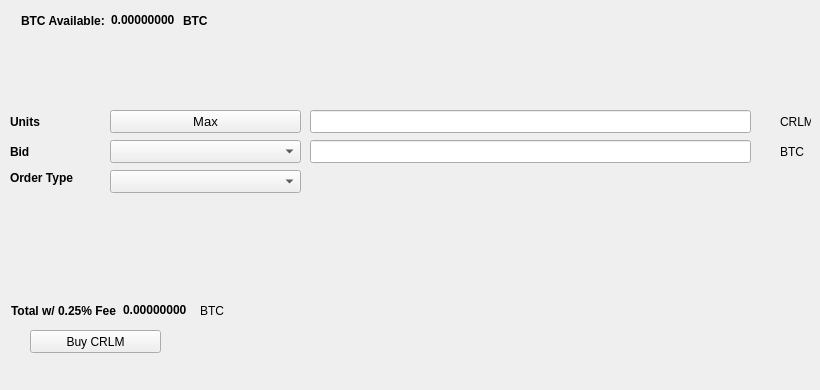
   <widget class="QWidget" name="BuyTab">
    <attribute name="title">
     <string>Buy</string>
    </attribute>
    <widget class="QPushButton" name="BuyCRLM">
     <property name="geometry">
      <rect>
       <x>30</x>
       <y>330</y>
       <width>131</width>
       <height>23</height>
      </rect>
     </property>
     <property name="text">
      <string>Buy CRLM</string>
     </property>
     <property name="icon">
      <iconset resource="../corallium.qrc">
       <normaloff>:/icons/bitcoin</normaloff>:/icons/bitcoin</iconset>
     </property>
    </widget>
    <widget class="QLabel" name="label_3">
     <property name="geometry">
      <rect>
       <x>10</x>
       <y>110</y>
       <width>46</width>
       <height>23</height>
      </rect>
     </property>
     <property name="font">
      <font>
       <weight>75</weight>
       <bold>true</bold>
      </font>
     </property>
     <property name="text">
      <string>Units</string>
     </property>
    </widget>
    <widget class="QLineEdit" name="UnitsInput">
     <property name="geometry">
      <rect>
       <x>310</x>
       <y>110</y>
       <width>441</width>
       <height>23</height>
      </rect>
     </property>
     <property name="font">
      <font>
       <pointsize>9</pointsize>
       <weight>75</weight>
       <bold>true</bold>
      </font>
     </property>
    </widget>
    <widget class="QLineEdit" name="BuyBidPriceEdit">
     <property name="geometry">
      <rect>
       <x>310</x>
       <y>140</y>
       <width>441</width>
       <height>23</height>
      </rect>
     </property>
     <property name="font">
      <font>
       <pointsize>9</pointsize>
       <weight>75</weight>
       <bold>true</bold>
      </font>
     </property>
    </widget>
    <widget class="QLabel" name="label_4">
     <property name="geometry">
      <rect>
       <x>780</x>
       <y>110</y>
       <width>31</width>
       <height>23</height>
      </rect>
     </property>
     <property name="text">
      <string>CRLM</string>
     </property>
    </widget>
    <widget class="QLabel" name="label_5">
     <property name="geometry">
      <rect>
       <x>780</x>
       <y>140</y>
       <width>31</width>
       <height>23</height>
      </rect>
     </property>
     <property name="text">
      <string>BTC</string>
     </property>
    </widget>
    <widget class="QLabel" name="label_6">
     <property name="geometry">
      <rect>
       <x>10</x>
       <y>140</y>
       <width>46</width>
       <height>23</height>
      </rect>
     </property>
     <property name="font">
      <font>
       <weight>75</weight>
       <bold>true</bold>
      </font>
     </property>
     <property name="text">
      <string>Bid</string>
     </property>
    </widget>
    <widget class="QLabel" name="label_7">
     <property name="geometry">
      <rect>
       <x>10</x>
       <y>170</y>
       <width>91</width>
       <height>16</height>
      </rect>
     </property>
     <property name="font">
      <font>
       <weight>75</weight>
       <bold>true</bold>
      </font>
     </property>
     <property name="text">
      <string>Order Type</string>
     </property>
    </widget>
    <widget class="QPushButton" name="Buy_Max_Amount">
     <property name="geometry">
      <rect>
       <x>110</x>
       <y>110</y>
       <width>191</width>
       <height>23</height>
      </rect>
     </property>
     <property name="font">
      <font>
       <pointsize>10</pointsize>
      </font>
     </property>
     <property name="text">
      <string>Max</string>
     </property>
    </widget>
    <widget class="QComboBox" name="BuyBidcomboBox">
     <property name="geometry">
      <rect>
       <x>110</x>
       <y>140</y>
       <width>191</width>
       <height>23</height>
      </rect>
     </property>
     <property name="font">
      <font>
       <pointsize>10</pointsize>
      </font>
     </property>
    </widget>
    <widget class="QComboBox" name="buyOrdertypeCombo">
     <property name="geometry">
      <rect>
       <x>110</x>
       <y>170</y>
       <width>191</width>
       <height>23</height>
      </rect>
     </property>
     <property name="font">
      <font>
       <pointsize>10</pointsize>
      </font>
     </property>
    </widget>
    <widget class="QWidget" name="layoutWidget1">
     <property name="geometry">
      <rect>
       <x>21</x>
       <y>11</y>
       <width>227</width>
       <height>19</height>
      </rect>
     </property>
     <layout class="QHBoxLayout" name="horizontalLayout_3">
      <item>
       <widget class="QLabel" name="label232">
        <property name="font">
         <font>
          <weight>75</weight>
          <bold>true</bold>
         </font>
        </property>
        <property name="text">
         <string>BTC Available:</string>
        </property>
       </widget>
      </item>
      <item>
       <widget class="QLabel" name="BtcAvailableLbl">
        <property name="palette">
         <palette>
          <active>
           <colorrole role="WindowText">
            <brush brushstyle="SolidPattern">
             <color alpha="255">
              <red>0</red>
              <green>0</green>
              <blue>0</blue>
             </color>
            </brush>
           </colorrole>
           <colorrole role="Button">
            <brush brushstyle="SolidPattern">
             <color alpha="255">
              <red>0</red>
              <green>170</green>
              <blue>0</blue>
             </color>
            </brush>
           </colorrole>
           <colorrole role="Light">
            <brush brushstyle="SolidPattern">
             <color alpha="255">
              <red>0</red>
              <green>255</green>
              <blue>0</blue>
             </color>
            </brush>
           </colorrole>
           <colorrole role="Midlight">
            <brush brushstyle="SolidPattern">
             <color alpha="255">
              <red>0</red>
              <green>212</green>
              <blue>0</blue>
             </color>
            </brush>
           </colorrole>
           <colorrole role="Dark">
            <brush brushstyle="SolidPattern">
             <color alpha="255">
              <red>0</red>
              <green>85</green>
              <blue>0</blue>
             </color>
            </brush>
           </colorrole>
           <colorrole role="Mid">
            <brush brushstyle="SolidPattern">
             <color alpha="255">
              <red>0</red>
              <green>113</green>
              <blue>0</blue>
             </color>
            </brush>
           </colorrole>
           <colorrole role="Text">
            <brush brushstyle="SolidPattern">
             <color alpha="255">
              <red>0</red>
              <green>170</green>
              <blue>0</blue>
             </color>
            </brush>
           </colorrole>
           <colorrole role="BrightText">
            <brush brushstyle="SolidPattern">
             <color alpha="255">
              <red>255</red>
              <green>255</green>
              <blue>255</blue>
             </color>
            </brush>
           </colorrole>
           <colorrole role="ButtonText">
            <brush brushstyle="SolidPattern">
             <color alpha="255">
              <red>0</red>
              <green>0</green>
              <blue>0</blue>
             </color>
            </brush>
           </colorrole>
           <colorrole role="Base">
            <brush brushstyle="SolidPattern">
             <color alpha="255">
              <red>255</red>
              <green>255</green>
              <blue>255</blue>
             </color>
            </brush>
           </colorrole>
           <colorrole role="Window">
            <brush brushstyle="SolidPattern">
             <color alpha="255">
              <red>0</red>
              <green>170</green>
              <blue>0</blue>
             </color>
            </brush>
           </colorrole>
           <colorrole role="Shadow">
            <brush brushstyle="SolidPattern">
             <color alpha="255">
              <red>0</red>
              <green>0</green>
              <blue>0</blue>
             </color>
            </brush>
           </colorrole>
           <colorrole role="AlternateBase">
            <brush brushstyle="SolidPattern">
             <color alpha="255">
              <red>127</red>
              <green>212</green>
              <blue>127</blue>
             </color>
            </brush>
           </colorrole>
           <colorrole role="ToolTipBase">
            <brush brushstyle="SolidPattern">
             <color alpha="255">
              <red>255</red>
              <green>255</green>
              <blue>220</blue>
             </color>
            </brush>
           </colorrole>
           <colorrole role="ToolTipText">
            <brush brushstyle="SolidPattern">
             <color alpha="255">
              <red>0</red>
              <green>0</green>
              <blue>0</blue>
             </color>
            </brush>
           </colorrole>
          </active>
          <inactive>
           <colorrole role="WindowText">
            <brush brushstyle="SolidPattern">
             <color alpha="255">
              <red>0</red>
              <green>0</green>
              <blue>0</blue>
             </color>
            </brush>
           </colorrole>
           <colorrole role="Button">
            <brush brushstyle="SolidPattern">
             <color alpha="255">
              <red>0</red>
              <green>170</green>
              <blue>0</blue>
             </color>
            </brush>
           </colorrole>
           <colorrole role="Light">
            <brush brushstyle="SolidPattern">
             <color alpha="255">
              <red>0</red>
              <green>255</green>
              <blue>0</blue>
             </color>
            </brush>
           </colorrole>
           <colorrole role="Midlight">
            <brush brushstyle="SolidPattern">
             <color alpha="255">
              <red>0</red>
              <green>212</green>
              <blue>0</blue>
             </color>
            </brush>
           </colorrole>
           <colorrole role="Dark">
            <brush brushstyle="SolidPattern">
             <color alpha="255">
              <red>0</red>
              <green>85</green>
              <blue>0</blue>
             </color>
            </brush>
           </colorrole>
           <colorrole role="Mid">
            <brush brushstyle="SolidPattern">
             <color alpha="255">
              <red>0</red>
              <green>113</green>
              <blue>0</blue>
             </color>
            </brush>
           </colorrole>
           <colorrole role="Text">
            <brush brushstyle="SolidPattern">
             <color alpha="255">
              <red>0</red>
              <green>170</green>
              <blue>0</blue>
             </color>
            </brush>
           </colorrole>
           <colorrole role="BrightText">
            <brush brushstyle="SolidPattern">
             <color alpha="255">
              <red>255</red>
              <green>255</green>
              <blue>255</blue>
             </color>
            </brush>
           </colorrole>
           <colorrole role="ButtonText">
            <brush brushstyle="SolidPattern">
             <color alpha="255">
              <red>0</red>
              <green>0</green>
              <blue>0</blue>
             </color>
            </brush>
           </colorrole>
           <colorrole role="Base">
            <brush brushstyle="SolidPattern">
             <color alpha="255">
              <red>255</red>
              <green>255</green>
              <blue>255</blue>
             </color>
            </brush>
           </colorrole>
           <colorrole role="Window">
            <brush brushstyle="SolidPattern">
             <color alpha="255">
              <red>0</red>
              <green>170</green>
              <blue>0</blue>
             </color>
            </brush>
           </colorrole>
           <colorrole role="Shadow">
            <brush brushstyle="SolidPattern">
             <color alpha="255">
              <red>0</red>
              <green>0</green>
              <blue>0</blue>
             </color>
            </brush>
           </colorrole>
           <colorrole role="AlternateBase">
            <brush brushstyle="SolidPattern">
             <color alpha="255">
              <red>127</red>
              <green>212</green>
              <blue>127</blue>
             </color>
            </brush>
           </colorrole>
           <colorrole role="ToolTipBase">
            <brush brushstyle="SolidPattern">
             <color alpha="255">
              <red>255</red>
              <green>255</green>
              <blue>220</blue>
             </color>
            </brush>
           </colorrole>
           <colorrole role="ToolTipText">
            <brush brushstyle="SolidPattern">
             <color alpha="255">
              <red>0</red>
              <green>0</green>
              <blue>0</blue>
             </color>
            </brush>
           </colorrole>
          </inactive>
          <disabled>
           <colorrole role="WindowText">
            <brush brushstyle="SolidPattern">
             <color alpha="255">
              <red>0</red>
              <green>85</green>
              <blue>0</blue>
             </color>
            </brush>
           </colorrole>
           <colorrole role="Button">
            <brush brushstyle="SolidPattern">
             <color alpha="255">
              <red>0</red>
              <green>170</green>
              <blue>0</blue>
             </color>
            </brush>
           </colorrole>
           <colorrole role="Light">
            <brush brushstyle="SolidPattern">
             <color alpha="255">
              <red>0</red>
              <green>255</green>
              <blue>0</blue>
             </color>
            </brush>
           </colorrole>
           <colorrole role="Midlight">
            <brush brushstyle="SolidPattern">
             <color alpha="255">
              <red>0</red>
              <green>212</green>
              <blue>0</blue>
             </color>
            </brush>
           </colorrole>
           <colorrole role="Dark">
            <brush brushstyle="SolidPattern">
             <color alpha="255">
              <red>0</red>
              <green>85</green>
              <blue>0</blue>
             </color>
            </brush>
           </colorrole>
           <colorrole role="Mid">
            <brush brushstyle="SolidPattern">
             <color alpha="255">
              <red>0</red>
              <green>113</green>
              <blue>0</blue>
             </color>
            </brush>
           </colorrole>
           <colorrole role="Text">
            <brush brushstyle="SolidPattern">
             <color alpha="255">
              <red>0</red>
              <green>85</green>
              <blue>0</blue>
             </color>
            </brush>
           </colorrole>
           <colorrole role="BrightText">
            <brush brushstyle="SolidPattern">
             <color alpha="255">
              <red>255</red>
              <green>255</green>
              <blue>255</blue>
             </color>
            </brush>
           </colorrole>
           <colorrole role="ButtonText">
            <brush brushstyle="SolidPattern">
             <color alpha="255">
              <red>0</red>
              <green>85</green>
              <blue>0</blue>
             </color>
            </brush>
           </colorrole>
           <colorrole role="Base">
            <brush brushstyle="SolidPattern">
             <color alpha="255">
              <red>0</red>
              <green>170</green>
              <blue>0</blue>
             </color>
            </brush>
           </colorrole>
           <colorrole role="Window">
            <brush brushstyle="SolidPattern">
             <color alpha="255">
              <red>0</red>
              <green>170</green>
              <blue>0</blue>
             </color>
            </brush>
           </colorrole>
           <colorrole role="Shadow">
            <brush brushstyle="SolidPattern">
             <color alpha="255">
              <red>0</red>
              <green>0</green>
              <blue>0</blue>
             </color>
            </brush>
           </colorrole>
           <colorrole role="AlternateBase">
            <brush brushstyle="SolidPattern">
             <color alpha="255">
              <red>0</red>
              <green>170</green>
              <blue>0</blue>
             </color>
            </brush>
           </colorrole>
           <colorrole role="ToolTipBase">
            <brush brushstyle="SolidPattern">
             <color alpha="255">
              <red>255</red>
              <green>255</green>
              <blue>220</blue>
             </color>
            </brush>
           </colorrole>
           <colorrole role="ToolTipText">
            <brush brushstyle="SolidPattern">
             <color alpha="255">
              <red>0</red>
              <green>0</green>
              <blue>0</blue>
             </color>
            </brush>
           </colorrole>
          </disabled>
         </palette>
        </property>
        <property name="font">
         <font>
          <weight>75</weight>
          <bold>true</bold>
         </font>
        </property>
        <property name="text">
         <string>0.00000000</string>
        </property>
        <property name="textInteractionFlags">
         <set>Qt::LinksAccessibleByMouse|Qt::TextSelectableByKeyboard|Qt::TextSelectableByMouse</set>
        </property>
       </widget>
      </item>
      <item>
       <widget class="QLabel" name="BtcAvailableLbl_2">
        <property name="font">
         <font>
          <weight>75</weight>
          <bold>true</bold>
         </font>
        </property>
        <property name="text">
         <string>BTC</string>
        </property>
       </widget>
      </item>
     </layout>
    </widget>
    <widget class="QWidget" name="layoutWidge2">
     <property name="geometry">
      <rect>
       <x>11</x>
       <y>301</y>
       <width>259</width>
       <height>19</height>
      </rect>
     </property>
     <layout class="QHBoxLayout" name="horizontalLayout_4">
      <item>
       <widget class="QLabel" name="label_9">
        <property name="font">
         <font>
          <weight>75</weight>
          <bold>true</bold>
         </font>
        </property>
        <property name="text">
         <string>Total w/ 0.25% Fee</string>
        </property>
       </widget>
      </item>
      <item>
       <widget class="QLabel" name="BuyCostLabel">
        <property name="palette">
         <palette>
          <active>
           <colorrole role="WindowText">
            <brush brushstyle="SolidPattern">
             <color alpha="255">
              <red>0</red>
              <green>0</green>
              <blue>0</blue>
             </color>
            </brush>
           </colorrole>
           <colorrole role="Button">
            <brush brushstyle="SolidPattern">
             <color alpha="255">
              <red>0</red>
              <green>170</green>
              <blue>0</blue>
             </color>
            </brush>
           </colorrole>
           <colorrole role="Light">
            <brush brushstyle="SolidPattern">
             <color alpha="255">
              <red>0</red>
              <green>255</green>
              <blue>0</blue>
             </color>
            </brush>
           </colorrole>
           <colorrole role="Midlight">
            <brush brushstyle="SolidPattern">
             <color alpha="255">
              <red>0</red>
              <green>212</green>
              <blue>0</blue>
             </color>
            </brush>
           </colorrole>
           <colorrole role="Dark">
            <brush brushstyle="SolidPattern">
             <color alpha="255">
              <red>0</red>
              <green>85</green>
              <blue>0</blue>
             </color>
            </brush>
           </colorrole>
           <colorrole role="Mid">
            <brush brushstyle="SolidPattern">
             <color alpha="255">
              <red>0</red>
              <green>113</green>
              <blue>0</blue>
             </color>
            </brush>
           </colorrole>
           <colorrole role="Text">
            <brush brushstyle="SolidPattern">
             <color alpha="255">
              <red>0</red>
              <green>170</green>
              <blue>0</blue>
             </color>
            </brush>
           </colorrole>
           <colorrole role="BrightText">
            <brush brushstyle="SolidPattern">
             <color alpha="255">
              <red>255</red>
              <green>255</green>
              <blue>255</blue>
             </color>
            </brush>
           </colorrole>
           <colorrole role="ButtonText">
            <brush brushstyle="SolidPattern">
             <color alpha="255">
              <red>0</red>
              <green>0</green>
              <blue>0</blue>
             </color>
            </brush>
           </colorrole>
           <colorrole role="Base">
            <brush brushstyle="SolidPattern">
             <color alpha="255">
              <red>255</red>
              <green>255</green>
              <blue>255</blue>
             </color>
            </brush>
           </colorrole>
           <colorrole role="Window">
            <brush brushstyle="SolidPattern">
             <color alpha="255">
              <red>0</red>
              <green>170</green>
              <blue>0</blue>
             </color>
            </brush>
           </colorrole>
           <colorrole role="Shadow">
            <brush brushstyle="SolidPattern">
             <color alpha="255">
              <red>0</red>
              <green>0</green>
              <blue>0</blue>
             </color>
            </brush>
           </colorrole>
           <colorrole role="AlternateBase">
            <brush brushstyle="SolidPattern">
             <color alpha="255">
              <red>127</red>
              <green>212</green>
              <blue>127</blue>
             </color>
            </brush>
           </colorrole>
           <colorrole role="ToolTipBase">
            <brush brushstyle="SolidPattern">
             <color alpha="255">
              <red>255</red>
              <green>255</green>
              <blue>220</blue>
             </color>
            </brush>
           </colorrole>
           <colorrole role="ToolTipText">
            <brush brushstyle="SolidPattern">
             <color alpha="255">
              <red>0</red>
              <green>0</green>
              <blue>0</blue>
             </color>
            </brush>
           </colorrole>
          </active>
          <inactive>
           <colorrole role="WindowText">
            <brush brushstyle="SolidPattern">
             <color alpha="255">
              <red>0</red>
              <green>0</green>
              <blue>0</blue>
             </color>
            </brush>
           </colorrole>
           <colorrole role="Button">
            <brush brushstyle="SolidPattern">
             <color alpha="255">
              <red>0</red>
              <green>170</green>
              <blue>0</blue>
             </color>
            </brush>
           </colorrole>
           <colorrole role="Light">
            <brush brushstyle="SolidPattern">
             <color alpha="255">
              <red>0</red>
              <green>255</green>
              <blue>0</blue>
             </color>
            </brush>
           </colorrole>
           <colorrole role="Midlight">
            <brush brushstyle="SolidPattern">
             <color alpha="255">
              <red>0</red>
              <green>212</green>
              <blue>0</blue>
             </color>
            </brush>
           </colorrole>
           <colorrole role="Dark">
            <brush brushstyle="SolidPattern">
             <color alpha="255">
              <red>0</red>
              <green>85</green>
              <blue>0</blue>
             </color>
            </brush>
           </colorrole>
           <colorrole role="Mid">
            <brush brushstyle="SolidPattern">
             <color alpha="255">
              <red>0</red>
              <green>113</green>
              <blue>0</blue>
             </color>
            </brush>
           </colorrole>
           <colorrole role="Text">
            <brush brushstyle="SolidPattern">
             <color alpha="255">
              <red>0</red>
              <green>170</green>
              <blue>0</blue>
             </color>
            </brush>
           </colorrole>
           <colorrole role="BrightText">
            <brush brushstyle="SolidPattern">
             <color alpha="255">
              <red>255</red>
              <green>255</green>
              <blue>255</blue>
             </color>
            </brush>
           </colorrole>
           <colorrole role="ButtonText">
            <brush brushstyle="SolidPattern">
             <color alpha="255">
              <red>0</red>
              <green>0</green>
              <blue>0</blue>
             </color>
            </brush>
           </colorrole>
           <colorrole role="Base">
            <brush brushstyle="SolidPattern">
             <color alpha="255">
              <red>255</red>
              <green>255</green>
              <blue>255</blue>
             </color>
            </brush>
           </colorrole>
           <colorrole role="Window">
            <brush brushstyle="SolidPattern">
             <color alpha="255">
              <red>0</red>
              <green>170</green>
              <blue>0</blue>
             </color>
            </brush>
           </colorrole>
           <colorrole role="Shadow">
            <brush brushstyle="SolidPattern">
             <color alpha="255">
              <red>0</red>
              <green>0</green>
              <blue>0</blue>
             </color>
            </brush>
           </colorrole>
           <colorrole role="AlternateBase">
            <brush brushstyle="SolidPattern">
             <color alpha="255">
              <red>127</red>
              <green>212</green>
              <blue>127</blue>
             </color>
            </brush>
           </colorrole>
           <colorrole role="ToolTipBase">
            <brush brushstyle="SolidPattern">
             <color alpha="255">
              <red>255</red>
              <green>255</green>
              <blue>220</blue>
             </color>
            </brush>
           </colorrole>
           <colorrole role="ToolTipText">
            <brush brushstyle="SolidPattern">
             <color alpha="255">
              <red>0</red>
              <green>0</green>
              <blue>0</blue>
             </color>
            </brush>
           </colorrole>
          </inactive>
          <disabled>
           <colorrole role="WindowText">
            <brush brushstyle="SolidPattern">
             <color alpha="255">
              <red>0</red>
              <green>85</green>
              <blue>0</blue>
             </color>
            </brush>
           </colorrole>
           <colorrole role="Button">
            <brush brushstyle="SolidPattern">
             <color alpha="255">
              <red>0</red>
              <green>170</green>
              <blue>0</blue>
             </color>
            </brush>
           </colorrole>
           <colorrole role="Light">
            <brush brushstyle="SolidPattern">
             <color alpha="255">
              <red>0</red>
              <green>255</green>
              <blue>0</blue>
             </color>
            </brush>
           </colorrole>
           <colorrole role="Midlight">
            <brush brushstyle="SolidPattern">
             <color alpha="255">
              <red>0</red>
              <green>212</green>
              <blue>0</blue>
             </color>
            </brush>
           </colorrole>
           <colorrole role="Dark">
            <brush brushstyle="SolidPattern">
             <color alpha="255">
              <red>0</red>
              <green>85</green>
              <blue>0</blue>
             </color>
            </brush>
           </colorrole>
           <colorrole role="Mid">
            <brush brushstyle="SolidPattern">
             <color alpha="255">
              <red>0</red>
              <green>113</green>
              <blue>0</blue>
             </color>
            </brush>
           </colorrole>
           <colorrole role="Text">
            <brush brushstyle="SolidPattern">
             <color alpha="255">
              <red>0</red>
              <green>85</green>
              <blue>0</blue>
             </color>
            </brush>
           </colorrole>
           <colorrole role="BrightText">
            <brush brushstyle="SolidPattern">
             <color alpha="255">
              <red>255</red>
              <green>255</green>
              <blue>255</blue>
             </color>
            </brush>
           </colorrole>
           <colorrole role="ButtonText">
            <brush brushstyle="SolidPattern">
             <color alpha="255">
              <red>0</red>
              <green>85</green>
              <blue>0</blue>
             </color>
            </brush>
           </colorrole>
           <colorrole role="Base">
            <brush brushstyle="SolidPattern">
             <color alpha="255">
              <red>0</red>
              <green>170</green>
              <blue>0</blue>
             </color>
            </brush>
           </colorrole>
           <colorrole role="Window">
            <brush brushstyle="SolidPattern">
             <color alpha="255">
              <red>0</red>
              <green>170</green>
              <blue>0</blue>
             </color>
            </brush>
           </colorrole>
           <colorrole role="Shadow">
            <brush brushstyle="SolidPattern">
             <color alpha="255">
              <red>0</red>
              <green>0</green>
              <blue>0</blue>
             </color>
            </brush>
           </colorrole>
           <colorrole role="AlternateBase">
            <brush brushstyle="SolidPattern">
             <color alpha="255">
              <red>0</red>
              <green>170</green>
              <blue>0</blue>
             </color>
            </brush>
           </colorrole>
           <colorrole role="ToolTipBase">
            <brush brushstyle="SolidPattern">
             <color alpha="255">
              <red>255</red>
              <green>255</green>
              <blue>220</blue>
             </color>
            </brush>
           </colorrole>
           <colorrole role="ToolTipText">
            <brush brushstyle="SolidPattern">
             <color alpha="255">
              <red>0</red>
              <green>0</green>
              <blue>0</blue>
             </color>
            </brush>
           </colorrole>
          </disabled>
         </palette>
        </property>
        <property name="font">
         <font>
          <weight>75</weight>
          <bold>true</bold>
         </font>
        </property>
        <property name="autoFillBackground">
         <bool>false</bool>
        </property>
        <property name="text">
         <string>0.00000000</string>
        </property>
        <property name="textInteractionFlags">
         <set>Qt::LinksAccessibleByMouse|Qt::TextSelectableByMouse</set>
        </property>
       </widget>
      </item>
      <item>
       <widget class="QLabel" name="label_10">
        <property name="font">
         <font>
          <weight>50</weight>
          <bold>false</bold>
         </font>
        </property>
        <property name="text">
         <string>BTC</string>
        </property>
       </widget>
      </item>
     </layout>
    </widget>
    <widget class="QLabel" name="label_24">
     <property name="geometry">
      <rect>
       <x>460</x>
       <y>300</y>
       <width>281</width>
       <height>81</height>
      </rect>
     </property>
     <property name="text">
      <string/>
     </property>
     <property name="pixmap">
      <pixmap>:/images/bittrex</pixmap>
     </property>
    </widget>
   </widget>
